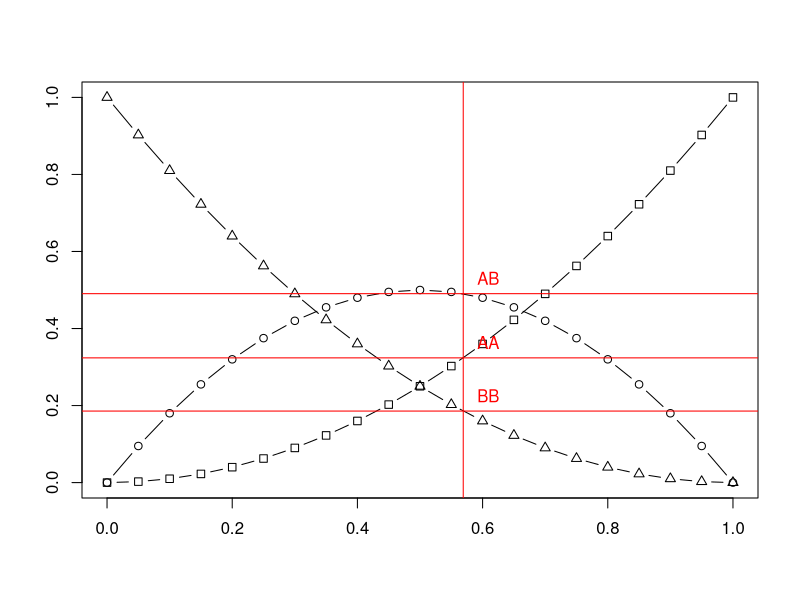

Write R code to recreate this figure.
data = data.frame(c(824,1326,463,87))
row.names(data) = c('AA', 'AB', 'BB', 'missing')
colnames(data) = c('dist')
View(data)

# a.) callrate
(callrate = (data['AA','dist'] + data['AB','dist'] + data['BB','dist'])/sum(data$dist))

# b.) Allelhäufigkeit
(p_a = (2*data['AA','dist'] + data['AB','dist']) / (2*sum(data[-4,'dist'])))
(p_b = (2*data['BB','dist'] + data['AB','dist']) / (2*sum(data[-4,'dist'])))

1 == p_a + p_b

# c.)
1 == (p_a + p_b)^2

AA = p_a^2
AB = 2*p_a*p_b
BB = p_b^2

values = seq(0,1,0.05)
m = matrix(NA, nrow = length(values), ncol = 3, dimnames = list(c(), c('AA', 'AB', 'BB')))
m = as.data.frame(cbind(values, m))

for (v in 1:length(values)) {
  p = values[v]
  q = 1-values[v]
  m[v,'AA'] = p^2
  m[v,'AB'] = 2*p*q
  m[v,'BB'] = q^2
}

plot(AA ~ values, data = m, type = 'b', pch = 0, ylab = '', xlab = '')
points(AB ~ values, data = m, type = 'b', pch = 1)
points(BB ~ values, data = m, type = 'b', pch = 2)
abline(v=p_a, col = 'red')
abline(h=AA, col = 'red')
abline(h=AB, col = 'red')
abline(h=BB, col = 'red')
text(rep(p_a+0.04, 3), c(AA+0.04, AB+0.04, BB+0.04), labels = c('AA', 'AB', 'BB'), col = 'red')

# d.)
n = sum(data[-4,'dist'])
chi2 = ((data['AA', 'dist'] - n * p_a^2)^2/(n * p_a^2)) + ((data['AB', 'dist'] - n * 2 * p_a * p_b)^2/(n * 2 * p_a * p_b)) + ((data['BB', 'dist'] - n * p_b^2)^2/(n * p_b^2))
# https://de.wikipedia.org/wiki/Chi-Quadrat-Test
# chi2 = 3.1415 < 3.84